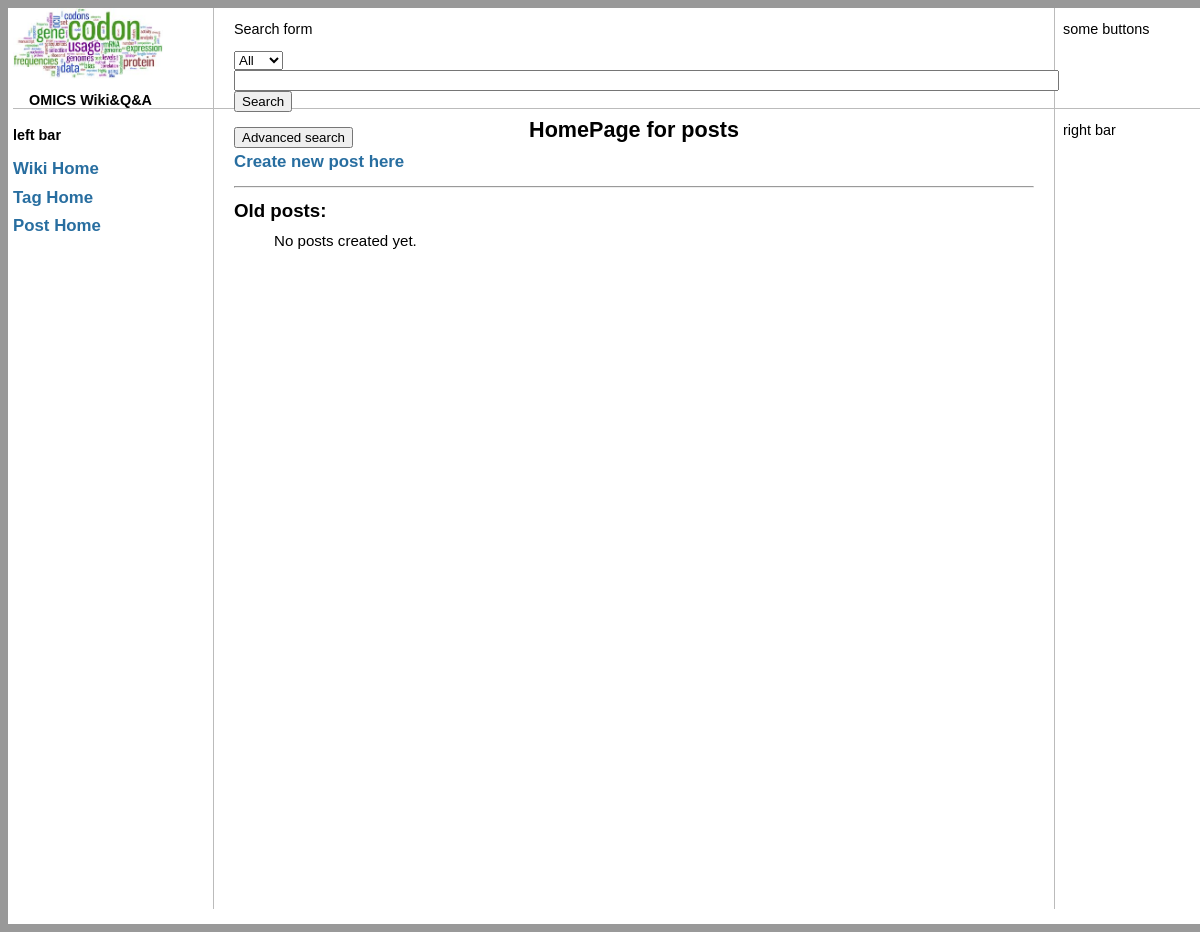
The app's page /posts/, older data.
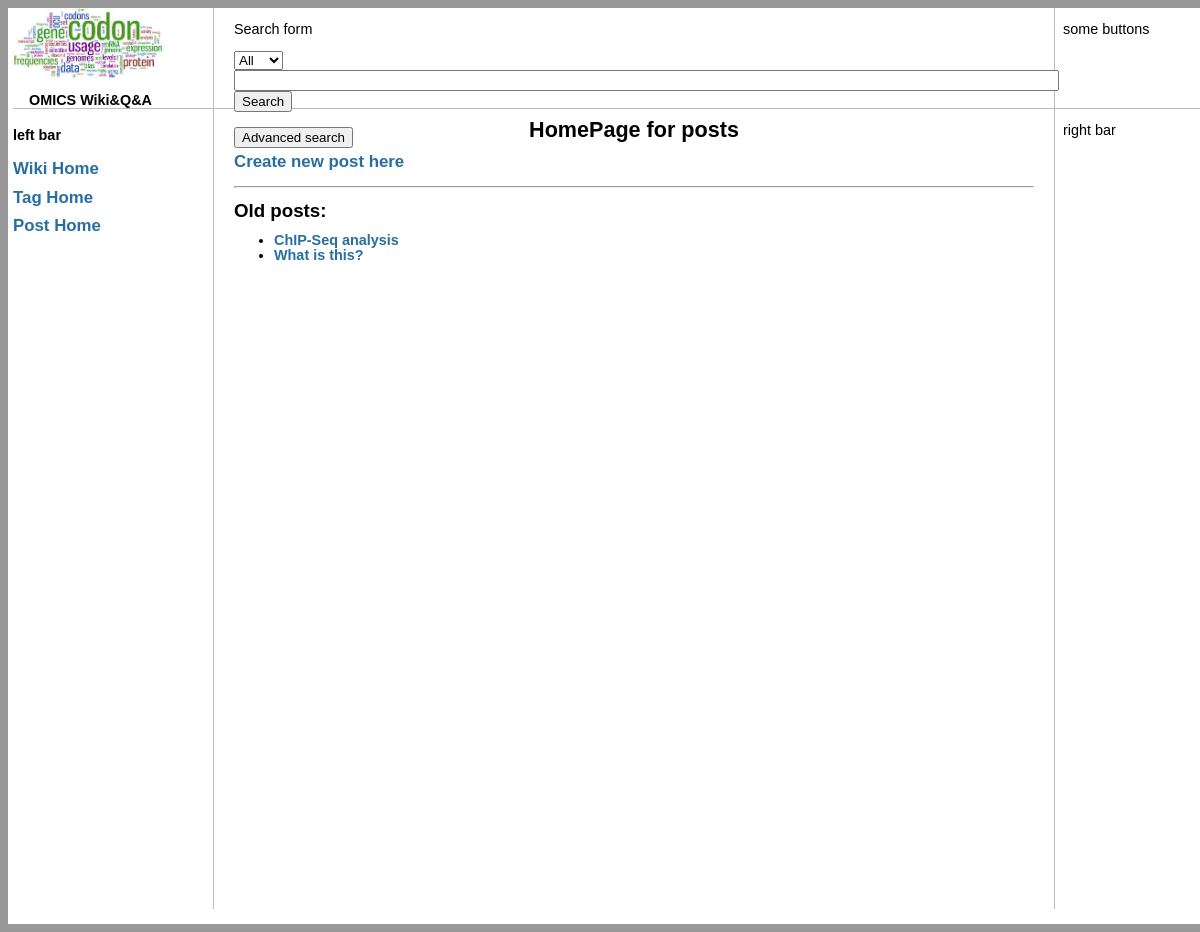
The same page, newer data.
### posts/models.py (models this page shows, shortened)
class AbstractPost(models.Model):
    vote_count = models.IntegerField(default=0)
    created = models.DateTimeField()
    last_modified = models.DateTimeField()
    class Meta:
        abstract = True

class MainPost(AbstractPost):
    tags = models.ManyToManyField(Tag,blank=True,)
    title = models.CharField(max_length=255,null=False)
    current_revision = models.OneToOneField('MainPostRevision', blank=True, null=True, verbose_name=_('current revision'))
    answered = models.BooleanField(default=False)

### posts/views.py (the view)
class IndexView(ListView):
    model = MainPost
    template_name = "posts/index.html"
    context_object_name = "post_list"

### templates/posts/index.html
{% extends 'base.html' %}
{% block content %}
<h1> HomePage for posts</h1>
<h3> <a href = "{% url 'posts:post-new' %}"> Create new post here </a> </h3>
<hr>
<h2> Old posts: </h2>
<ul>
    {% for post in post_list %}
    <li>
        <a href= "{% url 'posts:post-detail' post.id %}" >{{ post.title }} </a>
    </li>
{% empty %}
<p> No posts created yet.</p>
{% endfor %}
</ul>
{% endblock content %}

Row changes from the older to the newer data that the page shows:
added MainPost: title "ChIP-Seq analysis"
added MainPost: title "What is this?"
Text that changed along with them:
text no longer shown: "No posts created yet."
